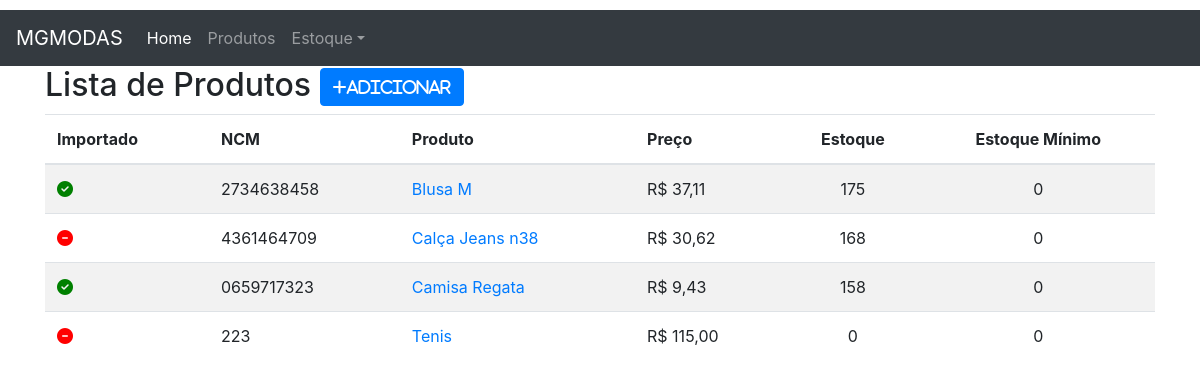
/produto/, run on an earlier commit of the app's database.
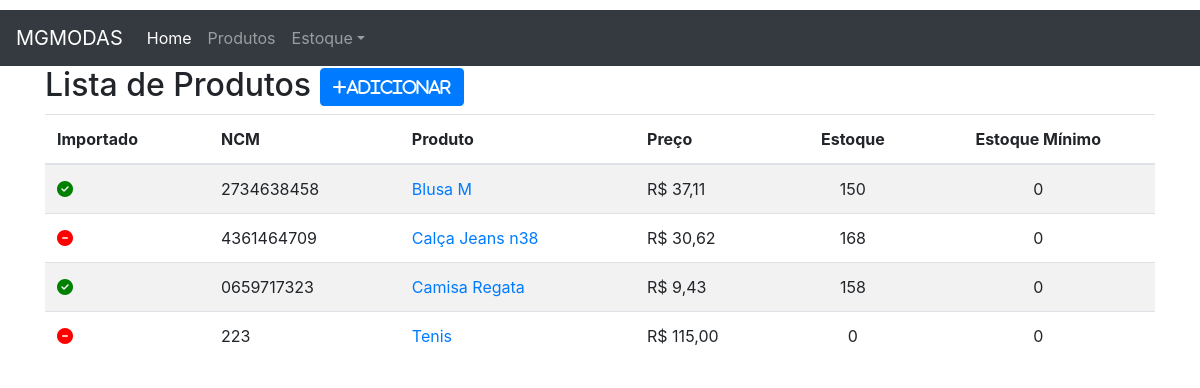
And on a later commit of the database.
### produto/models.py (models this page shows, shortened)
class Produto(models.Model):
    importado = models.BooleanField(default=False)
    ncm= models.CharField('NCM',max_length=10)
    produto = models.CharField('Produto',max_length=100, unique=True)
    preco= models.DecimalField('preço',decimal_places=2,max_digits=10)
    estoque= models.IntegerField('estoque atual',)
    estoque_minimo= models.PositiveIntegerField('estoque minimo',default=0)
    class Meta:
        ordering = ('produto',)
    def get_absolute_url(self):
        return reverse_lazy('produto:produto_detail', kwargs={'pk': self.pk})

### produto/views.py (the view)
# urls.py: path('', v.produto_list, name='produto_list'),
def produto_list(request):
    template_name='produto_list.html'
    objects = Produto.objects.all()
    context = {'object_list':objects }
    return render(request, template_name, context)

### produto/templates/produto_list.html
{% extends "base.html"%}
{% block content %}
    <div class="page-header">
        <h2> Lista de Produtos
            <span class=" pull-right">
                <a href="{% url 'produto:produto_add' %}">
                    <button type="button" class="btn btn-primary">
                        <span class="fa fa-plus">Adicionar</span>
                    </button>
                </a>
            </span>
        </h2>
        {% if object_list %}
            <table class="table table-striped">
                <thead>
                    <tr>
                        <th>Importado</th>
                        <th>NCM</th>
                        <th>Produto</th>
                        <th>Preço</th>
                        <th class="text-center">Estoque</th>
                        <th class="text-center">Estoque Mínimo</th>
                    </tr>
                </thead>
                <tbody>
                    {% for object in object_list %}
                            <tr>
                                <td>
                                    {% if object.importado %}
                                        <i class=" fa fa-check-circle ok"></i>
                                    {% else %}
                                        <i class=" fa fa-minus-circle no"></i>
                                    {% endif %}
                                </td>
                                <td>{{object.ncm}}</td>
                                <td>
                                    <a href="{{object.get_absolute_url }}">{{ object.produto }}</a>
                                </td>
                                <td>R$ <span class=" pull right">{{object.preco}}</span></td>
                                <td class="text-center">{{object.estoque}}</td>
                                <td class="text-center">{{object.estoque_minimo}}</td>
                            </tr>
                        {% endfor %}
                    </tbody>
            </table>
        {% else %}
            <p class="alert alert warning"> Sem itens na lista.</p>
        {% endif%}
    </div>
{% endblock content %}

### core/templates/base.html (shortened to what this page needs)
<!doctype html>
<html lang="en">
{% load static %}
<head>
    <link rel="stylesheet" href="https://cdn.jsdelivr.net/npm/bootstrap@4.6.2/dist/css/bootstrap.min.css">
    <link rel="stylesheet" href="https://stackpath.bootstrapcdn.com/font-awesome/4.7.0/css/font-awesome.min.css">
    <link rel="stylesheet" href="{% static 'css/style.css' %}">
  </head>
  <body>
      {% include "includes/nav.html" %}
    <div class="container">
        {% block content %}{% endblock content %}
    </div>
  </body>
</html>

### core/templates/includes/nav.html (shortened to what this page needs)
<nav class="navbar navbar-expand-md navbar-dark bg-dark fixed top">
  <a class="navbar-brand" href="#">MGMODAS</a>
  <div class="collapse navbar-collapse" id="navbarsExampleDefault">
    <ul class="navbar-nav mr-auto">
      <li class="nav-item active">
        <a class="nav-link" href="{% url 'core:index' %}">Home <span class="sr-only">(current)</span></a>
      </li>
      <li class="nav-item">
        <a class="nav-link" href="{% url 'produto:produto_list' %}">Produtos</a>
      </li>
      <li class="nav-item dropdown">
        <a class="nav-link dropdown-toggle" href="#" id="dropdown01" data-toggle="dropdown" aria-haspopup="true" aria-expanded="false">Estoque</a>
      </li>
    </ul>
  </div>
</nav>

### core/static/css/style.css (style rules this page uses)
body { margin-top: 10px; }
.ok { color: green; }
.no { color: red; }

What changed in the data, as far as the page shows it:
changed Produto "Blusa M": estoque "175" → "150"
